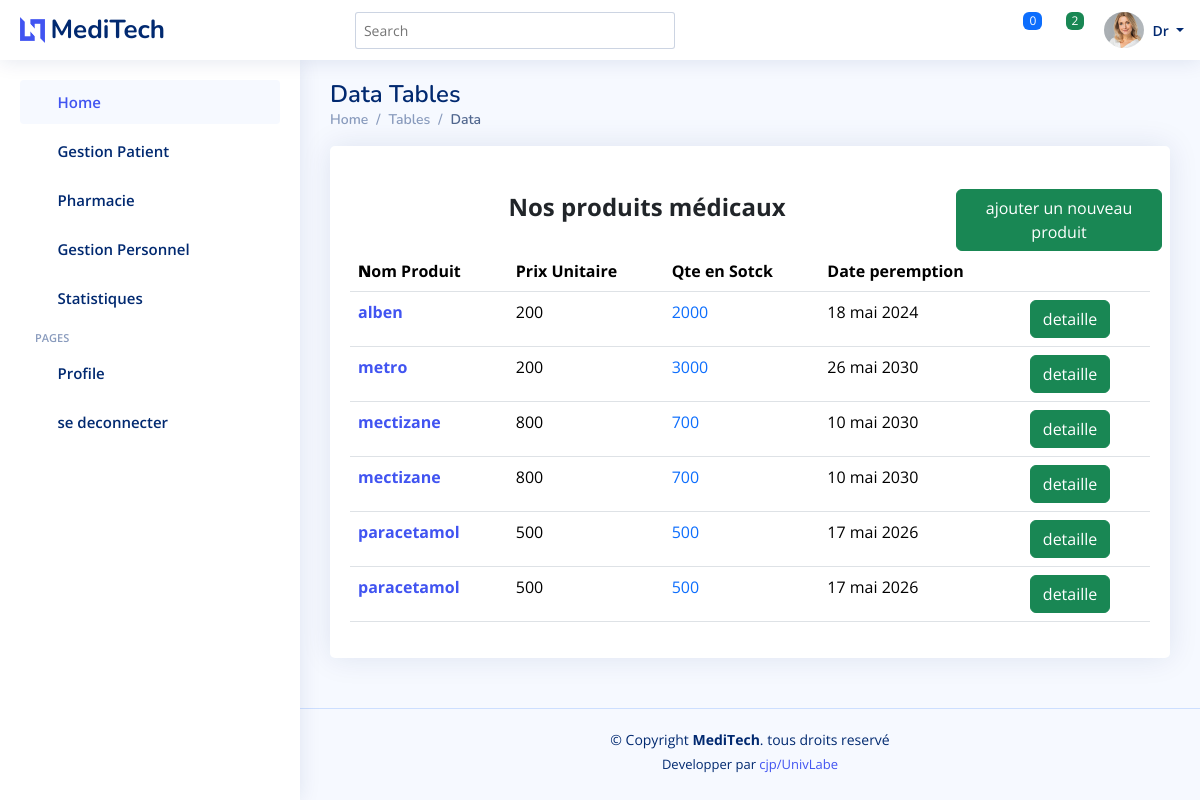
/liste_produit/, run on the app's committed database.
### Ressources/models.py (models this page shows)
class ProduitMedicaux(models.Model):
    nom_produit = models.CharField(max_length = 32)
    date_enreg = models.DateTimeField(auto_now = True)
    date_exp = models.DateField()
    quantite = models.IntegerField()
    prix_unitaire = models.IntegerField()

### Ressources/views.py (the view, shortened to what this page needs)
# urls.py: path('liste_produit/',liste_produit,name ='liste_produit'),
def liste_produit(request):
    produits = ProduitMedicaux.objects.all().order_by('-date_enreg')
    return render(request,'Ressources/produits.html',{'produits':produits})

### Personnel_Service/context_processors.py (called while the page is built)
def notifications(request):
    if request.user.is_authenticated:
        try:
            personnel = Personnel.objects.get(user=request.user)
            rdv_enAttente = Rendezvous.objects.filter(status_rdv='en attente', personnel=personnel)
            nbr_rdvA = rdv_enAttente.count()
            historique_notif = Rendezvous.objects.filter(personnel=personnel)
        except Personnel.DoesNotExist:
            rdv_enAttente = []
            nbr_rdvA = 0
            historique_notif=[]
    else:
        rdv_enAttente = []
        nbr_rdvA = 0
        historique_notif=[]
    return {
        'rdv_enAttente': rdv_enAttente,
        'nbr_rdvA': nbr_rdvA,
        'historique_notif':historique_notif
    }

### Ressources/templates/Ressources/produits.html (shortened to what this page needs)
{% load static %}
{% include "Personnel_Service/header_pers.html" %}
  <main id="main" class="main">
    <div class="pagetitle">
      <h1>Data Tables</h1>
      <nav>
        <ol class="breadcrumb">
          <li class="breadcrumb-item"><a href="{% url 'espace_personnel' %}">Home</a></li>
          <li class="breadcrumb-item">Tables</li>
          <li class="breadcrumb-item active">Data</li>
        </ol>
      </nav>
    </div>
    <section class="section">
      <div class="row">
        <div class="col-lg-12">
          <div class="card">
            <div class="card-body">
              <h5 class="card-title"></h5>
              <table class="table datatable">
                <div class="row d-flex">
                    <legend class="text-center col-9" style="font-weight: bold;">Nos produits médicaux</legend>
                    <a href=""class="btn btn-success col-3" data-bs-toggle="modal" data-bs-target="#verticalycentered">ajouter un nouveau produit</a>
                </div>
                <thead>
                    <tr class="bg-success">
                      <th>
                        <b>N</b>om Produit
                      </th>
                      <th>Prix Unitaire</th>
                      <th>Qte en Sotck</th>
                      <th data-type="date" data-format="YYYY/DD/MM">Date peremption</th>
                      <th></th>
                    </tr>
                  </thead>
                <tbody>
                    {% for produit in produits  %}
                    <tr>
                    <th scope="row"><a href="#">{{ produit.nom_produit }}</a></th>
                    <td>{{ patient.patient.nom }} {{ produit.prix_unitaire }}</td>
                    <td><a href="#" class="text-primary">{{ produit.quantite }}</a></td>
                    <td>{{ produit.date_exp }}</td>
                    <td><a href="" class="btn btn-success">detaille</td>
                    </tr>
                {% endfor %}
                </tbody>
              </table>
            </div>
          </div>
        </div>
      </div>
    </section>
  </main>
  {% include "Personnel_Service/footer_personnel.html" %}

### Patients/static/Patients/assets/css/style.css (style rules this page uses)
:root { scroll-behavior: smooth; }
body { font-family: "Open Sans", sans-serif; background: #f6f9ff; color: #444444; }
a { color: #4154f1; text-decoration: none; }
h1, h2, h3, h4, h5, h6 { font-family: "Nunito", sans-serif; }
#main { margin-top: 60px; padding: 20px 30px; transition: all 0.3s; }
.pagetitle { margin-bottom: 10px; }
.pagetitle h1 { font-size: 24px; margin-bottom: 0; font-weight: 600; color: #012970; }
.card { margin-bottom: 30px; border: none; border-radius: 5px; box-shadow: 0px 0 30px rgba(1, 41, 112, 0.1); }
.card-title { padding: 20px 0 15px 0; font-size: 18px; font-weight: 500; color: #012970; font-family: "Poppins", sans-serif; }
.card-body { padding: 0 20px 20px 20px; }
.breadcrumb { font-size: 14px; font-family: "Nunito", sans-serif; color: #899bbd; font-weight: 600; }
.breadcrumb a { color: #899bbd; transition: 0.3s; }
.breadcrumb .breadcrumb-item::before { color: #899bbd; }
.breadcrumb .active { color: #51678f; font-weight: 600; }
@media (min-width: 1200px) { #main, #footer { margin-left: 300px; } }

### data on the page
ProduitMedicaux: nom_produit "alben", prix_unitaire "200", quantite "2000", date_exp "18 mai 2024"
ProduitMedicaux: nom_produit "metro", prix_unitaire "200", quantite "3000", date_exp "26 mai 2030"
ProduitMedicaux: nom_produit "mectizane", prix_unitaire "800", quantite "700", date_exp "10 mai 2030"
ProduitMedicaux: nom_produit "mectizane", prix_unitaire "800", quantite "700", date_exp "10 mai 2030"
ProduitMedicaux: nom_produit "paracetamol", prix_unitaire "500", quantite "500", date_exp "17 mai 2026"
ProduitMedicaux: nom_produit "paracetamol", prix_unitaire "500", quantite "500", date_exp "17 mai 2026"

### other printed values
{{ nbr_rdvA }} "0"
